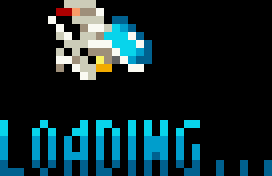
#> input picture games/r-type-overlay/src/common/flow/loading/images/00.png, 34 x 22 px, found by its file name (shown 8 times larger)
$ python gen_splash_loading.py
#> lines starting #> are read from the running program, lines starting #| are printed output that depends on the picture
#!/usr/bin/env python3
"""L'ecran du boot : l'image LOADING du jeu, seule sur le noir, a la place
exacte ou le title la montre avant un stage (pixel 64, ligne 90) — le meme
ecran de chargement partout, avec la meme barre orange (decision auteur,
08/09/2026 ; le logo WIDE DOT est retire).

    python3 tools/gen_splash_loading.py [apercu.png]

SOURCE : src/common/flow/loading/images/00.png (34x26, l'image de l'objet
ObjID_loading du title, qui porte aussi la piste grise de la barre). Sa
palette est reprise telle quelle : png2pal en fait Pal_splash comme il fait
Pal_loading, aux memes entrees — l'orange de la barre reste l'entree 12.

CONVENTION D'INDEX : l'index 0 du PNG est la transparence pour toute la
chaine (png2pal part de l'index 1, png2bin decale les pixels d'un cran) ;
index 1 = entree 0 = noir = le fond et la bordure. PNG a 8 bits par pixel.
"""
import os
import sys
from PIL import Image

HERE = os.path.dirname(os.path.abspath(__file__))
SRC = os.path.join(HERE, '..', 'src', 'common', 'flow', 'loading', 'images', '00.png')
OUT = os.path.join(HERE, '..', 'src', 'common', 'flow', 'splash', 'images', '00.png')

W, H = 160, 200
X0, Y0 = 64, 90            # ou le title pose ObjID_loading (mesure sous toje)
BLACK = 1                  # index 1 = entree 0 = noir

src = Image.open(SRC)
#> src is the input picture: PIL image 34x22 P; mean R, G, B, A 16.4, 37.5, 41.6, 255
assert src.mode == 'P', src.mode
sp = src.load()
im = Image.new('P', (W, H), BLACK)
#> im: PIL image 160x200 P; every value is 0
im.putpalette(src.getpalette())
dst = im.load()
for y in range(src.height):
    for x in range(src.width):
        v = sp[x, y]
        dst[X0 + x, Y0 + y] = BLACK if v == 0 else v
im.save(OUT, bits=8)
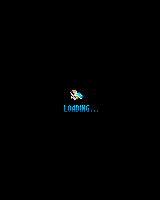
#> saved as 00.png: PIL image 160x200 P; mean R, G, B 0.4, 0.9, 1
print("%s : %dx%d, LOADING en (%d,%d)" % (os.path.relpath(OUT), W, H, X0, Y0))

if len(sys.argv) > 1:
    im.convert('RGB').resize((640, 400), Image.NEAREST).save(sys.argv[1])
